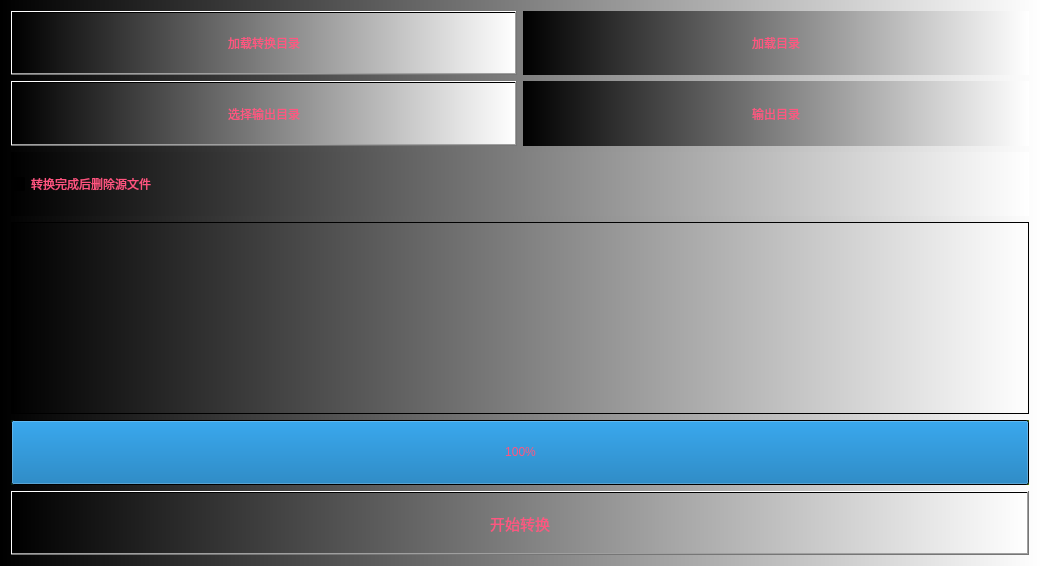
<?xml version="1.0" encoding="UTF-8"?>
<ui version="4.0">
 <class>VideoConvert</class>
 <widget class="QWidget" name="VideoConvert">
  <property name="geometry">
   <rect>
    <x>0</x>
    <y>0</y>
    <width>1040</width>
    <height>566</height>
   </rect>
  </property>
  <property name="windowTitle">
   <string>Form</string>
  </property>
  <property name="styleSheet">
   <string notr="true">color: rgba(255, 85, 128);
font: 75 11pt &quot;微软雅黑&quot;;
background-color: qlineargradient(spread:pad, x1:0, y1:0, x2:1, y2:0, stop:0 rgba(0, 0, 0, 255), stop:1 rgba(255, 255, 255, 255));
border-color: qradialgradient(spread:pad, cx:0.5, cy:0.5, radius:0.5, fx:0.5, fy:0.5, stop:0 rgba(255, 255, 255, 255), stop:0.1 rgba(255, 255, 255, 255), stop:0.2 rgba(255, 176, 176, 167), stop:0.3 rgba(255, 151, 151, 92), stop:0.4 rgba(255, 125, 125, 51), stop:0.5 rgba(255, 76, 76, 205), stop:0.52 rgba(255, 76, 76, 205), stop:0.6 rgba(255, 180, 180, 84), stop:1 rgba(255, 255, 255, 0));</string>
  </property>
  <layout class="QGridLayout" name="gridLayout">
   <item row="0" column="0">
    <widget class="QPushButton" name="btn_choice_load">
     <property name="sizePolicy">
      <sizepolicy hsizetype="Expanding" vsizetype="Expanding">
       <horstretch>0</horstretch>
       <verstretch>0</verstretch>
      </sizepolicy>
     </property>
     <property name="maximumSize">
      <size>
       <width>16777215</width>
       <height>16777215</height>
      </size>
     </property>
     <property name="toolTip">
      <string>选择要转码的视频文件目录</string>
     </property>
     <property name="autoFillBackground">
      <bool>false</bool>
     </property>
     <property name="text">
      <string>加载转换目录</string>
     </property>
    </widget>
   </item>
   <item row="0" column="1">
    <widget class="QLabel" name="label_dir_load">
     <property name="sizePolicy">
      <sizepolicy hsizetype="Expanding" vsizetype="Expanding">
       <horstretch>0</horstretch>
       <verstretch>0</verstretch>
      </sizepolicy>
     </property>
     <property name="maximumSize">
      <size>
       <width>16777215</width>
       <height>16777215</height>
      </size>
     </property>
     <property name="text">
      <string>加载目录</string>
     </property>
     <property name="alignment">
      <set>Qt::AlignCenter</set>
     </property>
    </widget>
   </item>
   <item row="1" column="0">
    <widget class="QPushButton" name="btn_choice_out">
     <property name="sizePolicy">
      <sizepolicy hsizetype="Expanding" vsizetype="Expanding">
       <horstretch>0</horstretch>
       <verstretch>0</verstretch>
      </sizepolicy>
     </property>
     <property name="maximumSize">
      <size>
       <width>16777215</width>
       <height>16777215</height>
      </size>
     </property>
     <property name="toolTip">
      <string>选择要转码的视频文件目录</string>
     </property>
     <property name="autoFillBackground">
      <bool>false</bool>
     </property>
     <property name="text">
      <string>选择输出目录</string>
     </property>
    </widget>
   </item>
   <item row="1" column="1">
    <widget class="QLabel" name="label_dir_out">
     <property name="sizePolicy">
      <sizepolicy hsizetype="Expanding" vsizetype="Expanding">
       <horstretch>0</horstretch>
       <verstretch>0</verstretch>
      </sizepolicy>
     </property>
     <property name="maximumSize">
      <size>
       <width>16777215</width>
       <height>16777215</height>
      </size>
     </property>
     <property name="text">
      <string>输出目录</string>
     </property>
     <property name="alignment">
      <set>Qt::AlignCenter</set>
     </property>
    </widget>
   </item>
   <item row="2" column="0" colspan="2">
    <widget class="QCheckBox" name="chk_delete_source">
     <property name="sizePolicy">
      <sizepolicy hsizetype="Expanding" vsizetype="Expanding">
       <horstretch>0</horstretch>
       <verstretch>0</verstretch>
      </sizepolicy>
     </property>
     <property name="text">
      <string>转换完成后删除源文件</string>
     </property>
    </widget>
   </item>
   <item row="3" column="0" colspan="2">
    <widget class="QListView" name="list_file">
     <property name="maximumSize">
      <size>
       <width>16777215</width>
       <height>16777215</height>
      </size>
     </property>
     <property name="styleSheet">
      <string notr="true">color: rgba(255, 85, 128);
font: 75 11pt &quot;微软雅黑&quot;;
background-color: qlineargradient(spread:pad, x1:0, y1:0, x2:1, y2:0, stop:0 rgba(0, 0, 0, 255), stop:1 rgba(255, 255, 255, 255));
border-color: qradialgradient(spread:pad, cx:0.5, cy:0.5, radius:0.5, fx:0.5, fy:0.5, stop:0 rgba(255, 255, 255, 255), stop:0.1 rgba(255, 255, 255, 255), stop:0.2 rgba(255, 176, 176, 167), stop:0.3 rgba(255, 151, 151, 92), stop:0.4 rgba(255, 125, 125, 51), stop:0.5 rgba(255, 76, 76, 205), stop:0.52 rgba(255, 76, 76, 205), stop:0.6 rgba(255, 180, 180, 84), stop:1 rgba(255, 255, 255, 0));</string>
     </property>
     <property name="editTriggers">
      <set>QAbstractItemView::NoEditTriggers</set>
     </property>
    </widget>
   </item>
   <item row="4" column="0" colspan="2">
    <widget class="QProgressBar" name="progress_convert">
     <property name="sizePolicy">
      <sizepolicy hsizetype="Expanding" vsizetype="Expanding">
       <horstretch>0</horstretch>
       <verstretch>0</verstretch>
      </sizepolicy>
     </property>
     <property name="styleSheet">
      <string notr="true">background-color: qlineargradient(spread:pad, x1:0, y1:0, x2:1, y2:0, stop:0 rgba(9, 41, 4, 255), stop:0.085 rgba(2, 79, 0, 255), stop:0.19 rgba(50, 147, 22, 255), stop:0.275 rgba(236, 191, 49, 255), stop:0.39 rgba(243, 61, 34, 255), stop:0.555 rgba(135, 81, 60, 255), stop:0.667 rgba(121, 75, 255, 255), stop:0.825 rgba(164, 255, 244, 255), stop:0.885 rgba(104, 222, 71, 255), stop:1 rgba(93, 128, 0, 255));</string>
     </property>
     <property name="value">
      <number>100</number>
     </property>
     <property name="alignment">
      <set>Qt::AlignCenter</set>
     </property>
    </widget>
   </item>
   <item row="5" column="0" colspan="2">
    <widget class="QPushButton" name="btn_go">
     <property name="sizePolicy">
      <sizepolicy hsizetype="Expanding" vsizetype="Expanding">
       <horstretch>0</horstretch>
       <verstretch>0</verstretch>
      </sizepolicy>
     </property>
     <property name="maximumSize">
      <size>
       <width>16777215</width>
       <height>16777215</height>
      </size>
     </property>
     <property name="font">
      <font>
       <family>微软雅黑</family>
       <pointsize>11</pointsize>
       <weight>9</weight>
       <italic>false</italic>
       <bold>false</bold>
       <strikeout>false</strikeout>
      </font>
     </property>
     <property name="cursor">
      <cursorShape>OpenHandCursor</cursorShape>
     </property>
     <property name="text">
      <string>开始转换</string>
     </property>
    </widget>
   </item>
  </layout>
 </widget>
 <resources/>
 <connections/>
</ui>
